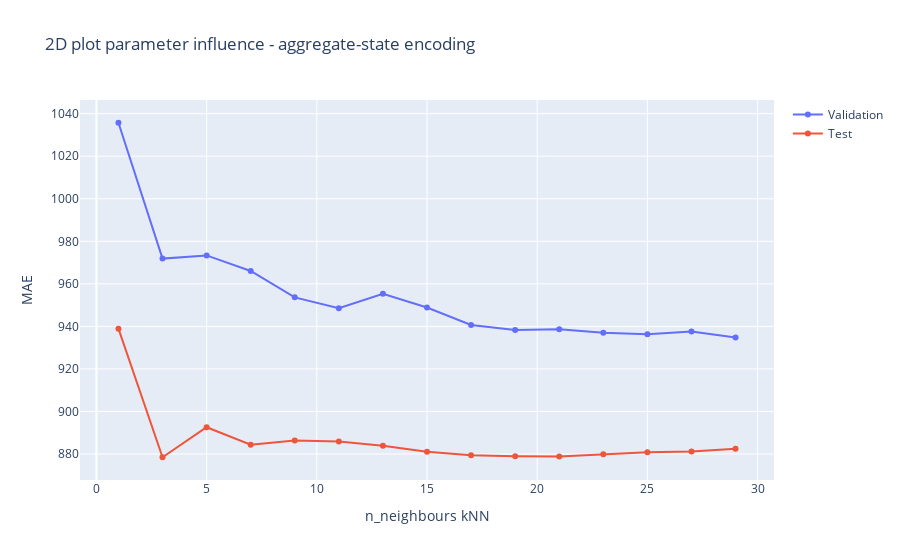

The cell this chart's notebook holds for it:
### Markdown cell above
## KNN regression with aggregate-state encoding

### Code cell
# Define the K folds
nk = 5
kf = KFold(n_splits=nk, random_state=0, shuffle=True)

# Set the search space of the parameters min_samples_leaf and max_depth
n_neighbours_range = np.arange(1, 25, 2)

# Set the grid to save MAE for each parameter combination
training_MAE = np.zeros((nk , len(n_neighbours_range)))
test_MAE = np.zeros((nk , len(n_neighbours_range)))

# Loop through parameter ranges and calculate MAE
i = 0 # KFold counter
for train_index , val_index in kf.split(X_train_ag):
    X_t, X_val = X_train_ag.iloc[train_index], X_train_ag.iloc[val_index]
    y_t, y_val = y_train_ag.iloc[train_index], y_train_ag.iloc[val_index]
    j = 0 # n_neighbors counter
    for n_neigbour in n_neighbours_range:
        knn_reg = KNeighborsRegressor(n_neighbors=n_neigbour, weights='distance')
        knn_reg.fit(X_t, y_t)
        # Calculate the MAE on the validation data
        y_pred = knn_reg.predict(X_val)
        training_MAE[i][j] = mean_absolute_error(y_val, y_pred)
        # Make predictions for the test data
        test_prediction = knn_reg.predict(X_test_ag)
        test_MAE[i][j] = mean_absolute_error(y_test_ag, test_prediction)
        j += 1
    i += 1

# Get the index of the highest MAE from the MAE grid and translate it to optimal parameter
neighbour_index = list(np.unravel_index(np.argmin(np.mean(training_MAE, axis=0)), np.array(training_MAE).shape))[1]
best_n_neighbours = n_neighbours_range[neighbour_index]

print('\n\033[1m' + 'The optimal parameter based on MAE is:' + '\033[0m' + '\nn_neighbours: {}'.format(best_n_neighbours))

# Plot 2d graph showing the influence of n_neighbors on training and testing MAE
fig = go.Figure()
fig.add_trace(go.Scatter(x=n_neighbours_range, y=np.mean(training_MAE , axis = 0), mode='lines+markers', name='Validation')) 
fig.add_trace(go.Scatter(x=n_neighbours_range, y=np.mean(test_MAE , axis = 0), mode='lines+markers', name='Test'))
fig.update_layout(
    title="2D plot parameter influence - aggregate-state encoding",
    xaxis_title="n_neighbours kNN",
    yaxis_title="MAE"
)
fig.show()

# Compute the performance of the model on your held-out test data
prediction = KNeighborsRegressor(n_neighbors=best_n_neighbours).fit(X_train_ag, y_train_ag).predict(X_test_ag)

print(
    '\n\033[1m' +'\nThe performance of the model on the heldout data is:' + '\033[0m' +' \nMSE: {}\nr2_score: {}\nMAE: {}\nRMSE: {}'
    .format(
        mean_squared_error(y_test_ag, prediction),
        r2_score(y_test_ag, prediction),
        mean_absolute_error(y_test_ag, prediction),
        mean_squared_error(y_test_ag, prediction, squared=True)
    )
)

### Figure 1 — Plotly figure (JSON) as saved in the notebook; plotly's stock layout.template omitted (floating-point values rounded to 4 significant figures)
{"data": [{"mode": "lines+markers", "name": "Validation", "type": "scatter", "x": [1, 3, 5, 7, 9, 11, 13, 15, 17, 19, 21, 23, 25, 27, 29], "y": [1036.0, 971.9, 973.4, 966.1, 953.7, 948.6, 955.4, 948.9, 940.7, 938.3, 938.6, 937.1, 936.4, 937.6, 934.8]}, {"mode": "lines+markers", "name": "Test", "type": "scatter", "x": [1, 3, 5, 7, 9, 11, 13, 15, 17, 19, 21, 23, 25, 27, 29], "y": [938.9, 878.5, 892.6, 884.4, 886.3, 885.8, 883.8, 881.1, 879.4, 878.9, 878.8, 879.9, 880.9, 881.1, 882.5]}], "layout": {"title": {"text": "2D plot parameter influence - aggregate-state encoding"}, "xaxis": {"title": {"text": "n_neighbours kNN"}}, "yaxis": {"title": {"text": "MAE"}}}}
